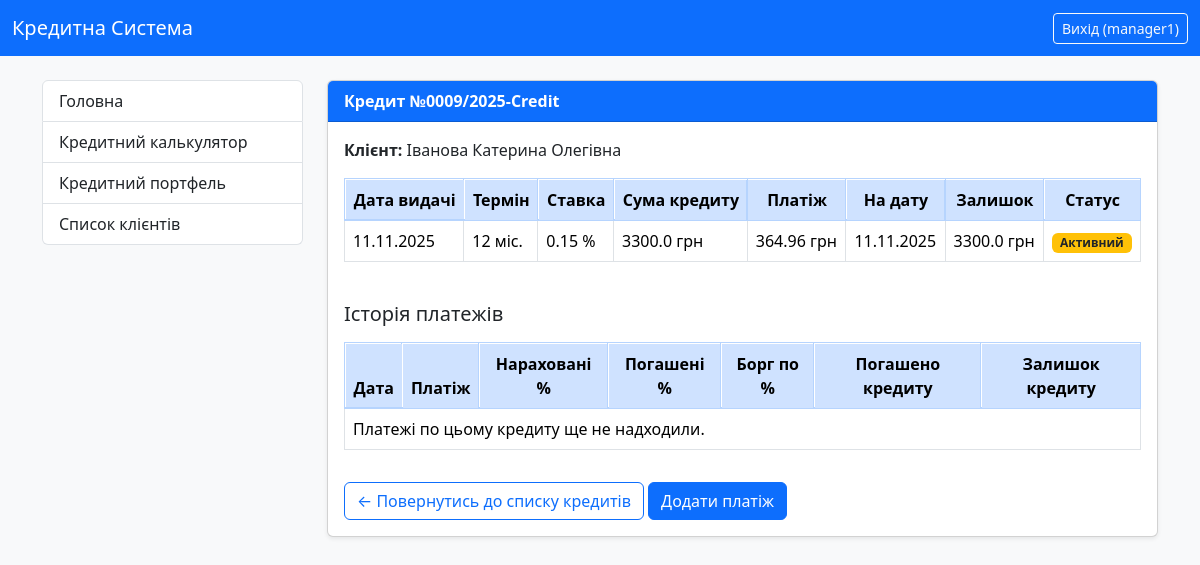
Page /credit/12/ (signed in) on the earlier database version.
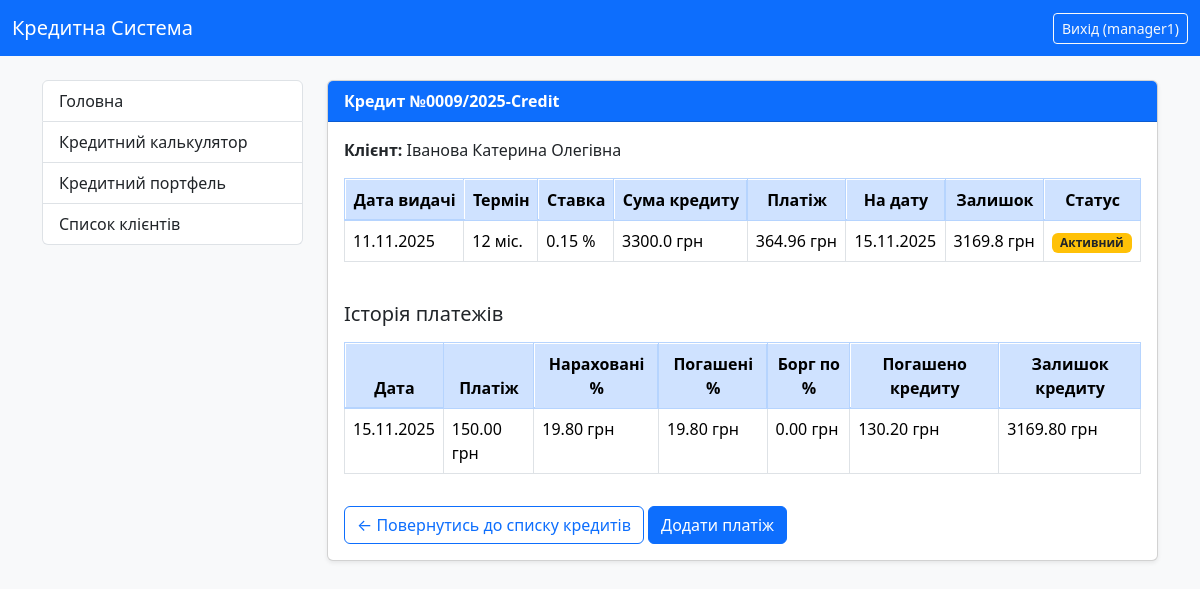
Same page on the later database version.
### credit_system/models.py (models this page shows, shortened)
class CustomUser(AbstractUser):
    ROLE_CHOICES = (
        ('admin', 'Адмін'),
        ('manager', 'Менеджер'),
        ('client', 'Клієнт'),
    )
    role = models.CharField(
        max_length=10,
        choices=ROLE_CHOICES,
        default='client',
        verbose_name="Роль користувача"
    )
    middle_name = models.CharField(max_length=100, verbose_name="По батькові", blank=True)
    IPN = models.CharField(
        max_length=10,
        unique=True,
        verbose_name="ІПН",
        validators=[numeric_validator],
        null=True,
        blank=True
    )
    phone_number = models.CharField(max_length=20, verbose_name="Номер телефону", blank=True)
    address = models.CharField(max_length=255, verbose_name="Адреса", blank=True)
    date_of_birth = models.DateField(verbose_name="Дата народження", null=True, blank=True)
    SEX_CHOICES = (
        ('m', 'Чоловіча'),  # Значення в базі: 'm', Зображається: 'Чоловіча'
        ('w', 'Жіноча'),  # Значення в базі: 'w', Зображається: 'Жіноча'
    )
    sex = models.CharField(
        max_length=1,
        choices=SEX_CHOICES,
        default='m',
        verbose_name="Стать",
        blank=True,
        null=True
    )
    address_registration = models.CharField(max_length=255, verbose_name="Адреса прописки", blank=True)
    address_residential = models.CharField(max_length=255, verbose_name="Адреса проживання", blank=True)
    place_of_birth = models.CharField(max_length=255, verbose_name="Місце народження", blank=True)
    passport_series = models.CharField(max_length=2, verbose_name="Серія паспорту", blank=True)
    passport_number = models.CharField(max_length=10, verbose_name="Номер паспорту", blank=True)
    passport_vidan = models.CharField(max_length=255, verbose_name="Орган що видав паспорт", blank=True)
    passport_date = models.DateField(verbose_name="Дата видачі паспорта", null=True, blank=True)
    work_place = models.CharField(max_length=100, verbose_name="Місце роботи", blank=True)
    position = models.CharField(max_length=100, verbose_name="Посада", blank=True)
    notes = models.CharField(max_length=255, verbose_name="Нотатки", blank=True)
    def __str__(self):
        full_name = f"{self.last_name} {self.first_name} {self.middle_name}".strip()
        return full_name or self.username
    @property
    def is_manager(self):
        return self.role == 'manager' or self.is_superuser
    class Meta:
        verbose_name = "Користувач"
        verbose_name_plural = "Користувачі"

class Credit(models.Model):
    user = models.ForeignKey(CustomUser, on_delete=models.CASCADE, related_name='credits', verbose_name="Користувач")
    number = models.CharField(max_length=100, verbose_name="Номер кредиту", blank=True)
    number1 = models.IntegerField(verbose_name="Порядковий номер", null=True, blank=True)
    number2 = models.IntegerField(verbose_name="Рік видачі", null=True, blank=True)
    number3 = models.CharField(max_length=20, verbose_name="Постфікс/Підрозділ", blank=True)
    summa_credit = models.FloatField(verbose_name="Сума кредиту")
    percent = models.FloatField(verbose_name="Добова відсоткова ставка (%)")
    start_date = models.DateField(verbose_name="Дата видачі")
    srok_months = models.IntegerField(verbose_name="Термін кредиту (місяці)")
    day_of_pay = models.IntegerField(default=15, verbose_name="Плановий день оплати")
    purpose = models.CharField(max_length=255, verbose_name="Ціль кредиту", blank=True)
    note = models.TextField(verbose_name="Примітка", blank=True)
    ostatok = models.FloatField(verbose_name="Залишок кредиту")
    closed = models.BooleanField(default=False, verbose_name="Кредит закрит")
    last_pay_date = models.DateField(null=True, blank=True, verbose_name="Дата останнього платежу")
    dolg_percent = models.FloatField(default=0, verbose_name="Борг по оплаті %")
    plan_pay = models.FloatField(verbose_name="Плановий платіж", blank=True)
    class Meta:
        verbose_name = "Кредит"
        verbose_name_plural = "Кредити"
        unique_together = ('number1', 'number2')

class Payment(models.Model):
    credit = models.ForeignKey(Credit, on_delete=models.CASCADE, related_name='payments', verbose_name="Кредит")
    date_pay = models.DateField(default=date.today, verbose_name="Дата платежу")
    summa_percent = models.DecimalField(max_digits=10, decimal_places=2, verbose_name="Нараховано %")
    pay = models.DecimalField(max_digits=10, decimal_places=2, verbose_name="Сума платежу")
    pog_summa_percent = models.DecimalField(max_digits=10, decimal_places=2, verbose_name="Погашено %")
    dolg_percent = models.DecimalField(default=0, max_digits=10, decimal_places=2, verbose_name="Борг по оплаті %")
    pog_credit = models.DecimalField(max_digits=10, decimal_places=2, verbose_name="Погашено кредиту")
    ostatok = models.DecimalField(max_digits=10, decimal_places=2, verbose_name="Залишок кредиту")
    ost_payment = models.DecimalField(max_digits=10, decimal_places=2, verbose_name="Залишок платежу")
    class Meta:
        verbose_name = "Платіж"
        verbose_name_plural = "Платежі"

### credit_system/views.py (the view)
# urls.py: path('credit/<int:pk>/', views.CreditDetailView.as_view(), name='credit_detail'),
class CreditDetailView(LoginRequiredMixin, DetailView):
    model = Credit
    template_name = 'credit_system/credit_detail.html'
    context_object_name = 'credit'
    def get_context_data(self, **kwargs):
        context = super().get_context_data(**kwargs)
        current_credit = context['credit']
        queryset = Payment.objects.filter(credit=current_credit).order_by('date_pay')
        if not (self.request.user.is_superuser or self.request.user.is_manager):
            queryset = queryset.filter(credit__user=self.request.user)
        return_to = self.request.GET.get('next')
        if return_to == 'client_detail' and (self.request.user.is_superuser or self.request.user.is_manager):
            context['return_to_client_detail'] = True
        else:
            context['return_to_client_detail'] = False
        context['payments'] = queryset
        return context

### credit_system/templates/credit_system/credit_detail.html
{% extends "credit_system/base.html" %}
{% block content %}
{% load static %}
    <div class="card shadow-sm">
        <div class="card-header bg-primary text-white">
            <strong>Кредит №{{ credit.number }}</strong>
        </div>
        <div class="card-body">
            <p><strong>Клієнт:</strong> {{ credit.user }}</p>
            <div class="table-responsive mb-4">
                <table class="table table-bordered table-hover">
                    <thead class="table-primary text-center">
                        <tr>
                            <th>Дата видачі</th>
                            <th>Термін</th>
                            <th>Ставка</th>
                            <th>Сума кредиту</th>
                            <th>Платіж</th>
                            <th>На дату</th>
                            <th>Залишок</th>
                            <th>Статус</th>
                        </tr>
                    </thead>
                    <tbody>
                        <tr>
                            <td>{{ credit.start_date|date:"d.m.Y" }}</td>
                            <td>{{ credit.srok_months }} міс.</td>
                            <td>{{ credit.percent }} %</td>
                            <td>{{ credit.summa_credit }} грн</td>
                            <td>{{ credit.plan_pay }} грн</td>
                            <td>{{ credit.last_pay_date|date:"d.m.Y" }}</td>
                            <td>{{ credit.ostatok }} грн</td>
                            <td>
                            {% if credit.closed %}
                                <span class="badge bg-success">Закритий</span>
                            {% else %}
                                <span class="badge bg-warning text-dark">Активний</span>
                            {% endif %}
                            </td>
                        </tr>
                    </tbody>
                </table>
            </div>
            <h5 class="mb-3">Історія платежів</h5>
            <div class="table-responsive" style="max-height: 300px; overflow-y: auto; position: relative;">
                <table class="table table-bordered table-hover">
                    <thead class="table-primary text-center">
                        <tr>
                            <th>Дата</th>
                            <th>Платіж</th>
                            <th>Нараховані %</th>
                            <th>Погашені %</th>
                            <th>Борг по %</th>
                            <th>Погашено кредиту</th>
                            <th>Залишок кредиту</th>
                        </tr>
                    </thead>
                    <tbody>
                        {% for payment in payments %}
                            <tr>
                                <td>{{ payment.date_pay|date:"d.m.Y" }}</td>
                                <td>{{ payment.pay|floatformat:2 }} грн</td>
                                <td>{{ payment.summa_percent|floatformat:2 }} грн</td>
                                <td>{{ payment.pog_summa_percent|floatformat:2 }} грн</td>
                                <td>{{ payment.dolg_percent|floatformat:2 }} грн</td>
                                <td>{{ payment.pog_credit|floatformat:2 }} грн</td>
                                <td>{{ payment.ostatok|floatformat:2 }} грн</td>
                            </tr>
                        {% empty %}
                            <tr>
                                <td colspan="7">Платежі по цьому кредиту ще не надходили.</td>
                            </tr>
                        {% endfor %}
                    </tbody>
                </table>
            </div>
            {% if user.is_superuser or user.is_manager %}
                {% if return_to_client_detail %}
                    <a href="{% url 'client_detail' credit.user.pk %}" class="btn btn-outline-primary mt-3">
                        ← Повернутись до картки клієнта
                    </a>
                {% else %}
                    <a href="{% url 'all_credits_list' %}" class="btn btn-outline-primary mt-3">
                        ← Повернутись до списку кредитів
                    </a>
                {% endif %}
                <a href="{% url 'add_payment' credit.pk %}" class="btn btn-primary mt-3">Додати платіж</a>
            {% elif user.is_client %}
                <a href="{% url 'user_credits_list' %}" class="btn btn-outline-primary mt-3">
                    ← Повернутись до моїх кредитів
                </a>
            {% endif %}
        </div>
    </div>
{% endblock %}

### credit_system/templates/credit_system/base.html (shortened to what this page needs)
{% load static %}
<!DOCTYPE html>
<html lang="uk">
<head>
    <link href="https://cdn.jsdelivr.net/npm/bootstrap@5.3.3/dist/css/bootstrap.min.css" rel="stylesheet">
    <link rel="stylesheet" href="{% static 'credit_system/style.css' %}">
</head>
<body class="bg-light">
<nav class="navbar navbar-expand-lg navbar-dark bg-primary">
  <div class="container-fluid">
    <a class="navbar-brand" href="{% url 'index' %}">Кредитна Система</a>
    <div class="d-flex">
      {% if user.is_authenticated %}
        <form method="post" action="{% url 'logout' %}" class="d-inline">
          <button type="submit" class="btn btn-outline-light btn-sm">
            Вихід ({{ user.username }})
          </button>
        </form>
      {% else %}
        <a href="{% url 'login' %}" class="btn btn-outline-light btn-sm">Вхід</a>
      {% endif %}
    </div>
  </div>
</nav>
<div class="container mt-4">
  <div class="row">
    <div class="col-lg-3 mb-3">
      <div class="list-group">
        <a href="{% url 'index' %}" class="list-group-item list-group-item-action">
          Головна
        </a>
        <a href="{% url 'credit_calculator' %}" class="list-group-item list-group-item-action">
          Кредитний калькулятор
        </a>
        {% if user.is_authenticated %}
            {% if user.is_superuser or user.is_manager %}
                <a href="{% url 'all_credits_list' %}" class="list-group-item list-group-item-action">
                    Кредитний портфель
                </a>
                <a href="{% url 'all_clients_list' %}" class="list-group-item list-group-item-action">
                    Список клієнтів
                </a>
            {% elif user.is_client %}
                <a href="{% url 'user_credits_list' %}" class="list-group-item list-group-item-action">
                    Мої кредити
                </a>
            {% endif %}
        {% endif %}
      </div>
    </div>
    <div class="col-lg-9">
      {% block content %}
      {% endblock %}
    </div>
  </div>
</div>
</body>
</html>

### credit_system/static/credit_system/style.css (style rules this page uses)
body { background-color: #f8f9fa; }
.table-responsive { max-height: 300px; overflow-y: auto; }
.table-responsive thead th { position: sticky; top: 0; background-color: #cfe2ff; z-index: 2; }
.card { overflow: visible !important; }
.table-responsive { max-height: 300px; overflow-y: auto; position: relative; }
.table.table-bordered { border-collapse: collapse; }
.table-responsive thead th { position: sticky; top: 0; z-index: 6; background-color: #cfe2ff; border: 1px solid #b6d4fe; box-shadow: inset 0 -1px 0 #b6d4fe, 0 1px 1px rgba(0,0,0,0.04); transform: translateZ(0); }
.table thead th { border-bottom: 2px solid #b6d4fe !important; }
.table tbody td { border: 1px solid #dee2e6; }
.table thead tr > th + th { box-shadow: -1px 0 0 #b6d4fe inset; }
.table-responsive thead { transform: translateZ(0); backface-visibility: hidden; will-change: transform; }
.table-responsive thead th { -webkit-font-smoothing: antialiased; -moz-osx-font-smoothing: grayscale; }

Differences in the rows shown:
changed Credit "Іванова Катерина Олегівна": last_pay_date "11.11.2025" → "15.11.2025"; ostatok "3300.0" → "3169.8"
added Payment: date_pay "15.11.2025", pay "150.00", summa_percent "19.80", pog_summa_percent "19.80", dolg_percent "0.00", pog_credit "130.20", ostatok "3169.80"
Other differences:
text no longer shown: "Платежі по цьому кредиту ще не надходили."
